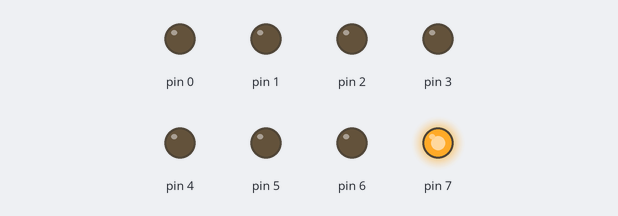
A sketch run on a simulated Arduino Uno, built with avr-gcc and run on an emulated ATmega328P. Shown: output pins drawn as LEDs (lit = HIGH).

Above: at 0.2 s.
At 1.2 s:
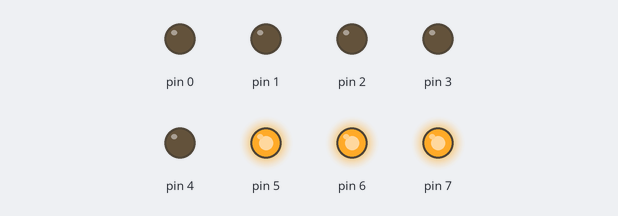
At 2.2 s:
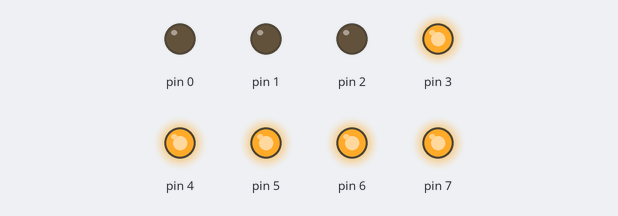
At 4.7 s:
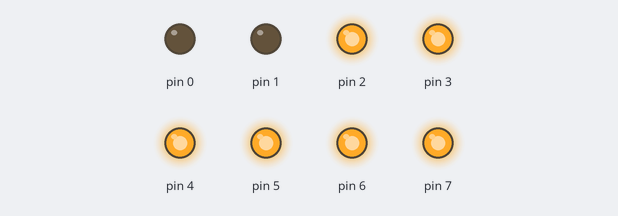
At 6.7 s:
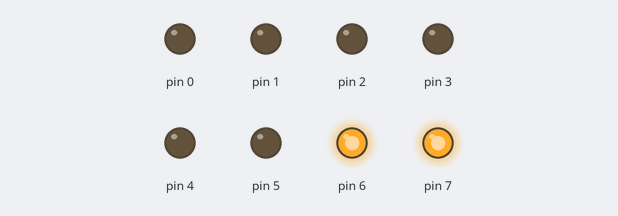
At 9.7 s:
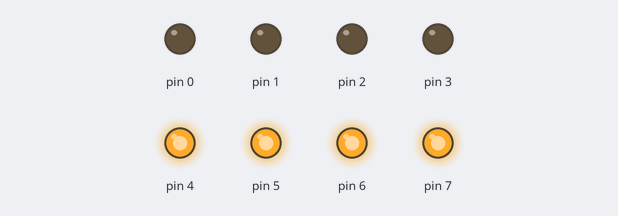
Timing chart, 0 to 10.4 s (numbered marks = the images above):
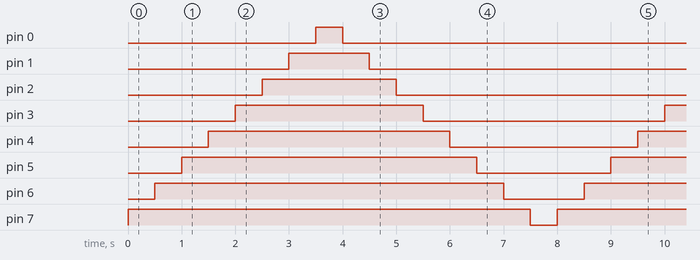

The sketch:

TheUnnamedCircuit.ino
```cpp
// (licence header left out)
int s=500;

void setup() {

    pinMode(0, OUTPUT);
    pinMode(1, OUTPUT);
    pinMode(2, OUTPUT);
    pinMode(3, OUTPUT);
    pinMode(4, OUTPUT);
    pinMode(5, OUTPUT);
    pinMode(6, OUTPUT);
    pinMode(7, OUTPUT);
}


void loop() {
  digitalWrite(7, 1);
  delay(s);
  digitalWrite(6, 1);
  delay(s);
  digitalWrite(5, 1);
  delay(s);
  digitalWrite(4, 1);
  delay(s);
  digitalWrite(3, 1);
  delay(s);
  digitalWrite(2, 1);
  delay(s);
  digitalWrite(1, 1);
  delay(s);
  digitalWrite(0, 1);
  delay(s);
  digitalWrite(0, 0);
  delay(s);
  digitalWrite(1, 0);
  delay(s);
  digitalWrite(2, 0);
  delay(s);
  digitalWrite(3, 0);
  delay(s);
  digitalWrite(4, 0);
  delay(s);
  digitalWrite(5, 0);
  delay(s);
  digitalWrite(6, 0);
  delay(s);
  digitalWrite(7, 0);
  delay(s);

}
```

Measured:
- by itself, pin 0: alternates HIGH for 0.50 s and LOW for 7.5 s
- by itself, pin 1: alternates HIGH for 1.5 s and LOW for 6.5 s
- by itself, pin 2: alternates HIGH for 2.5 s and LOW for 5.5 s
- by itself, pin 3: alternates HIGH for 3.5 s and LOW for 4.5 s
- by itself, pin 4: alternates HIGH for 4.5 s and LOW for 3.5 s
- by itself, pin 5: alternates HIGH for 5.5 s and LOW for 2.5 s
- by itself, pin 6: alternates HIGH for 6.5 s and LOW for 1.5 s
- by itself, pin 7: alternates HIGH for 7.5 s and LOW for 0.50 s
